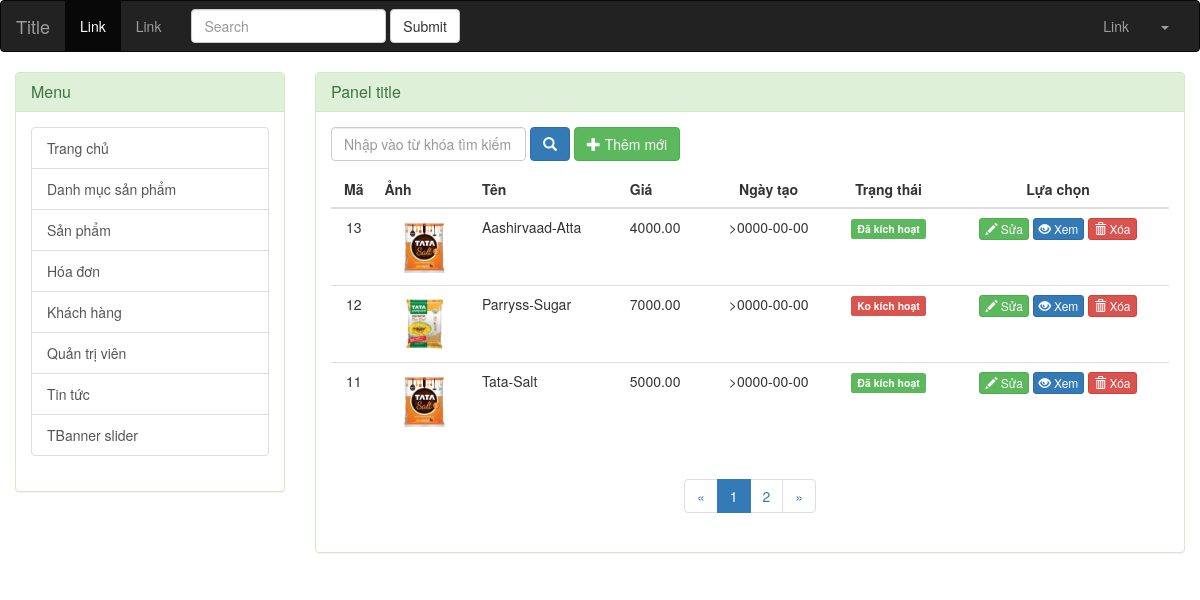
Page /admin/index.php?controller=san-pham on the earlier database version.
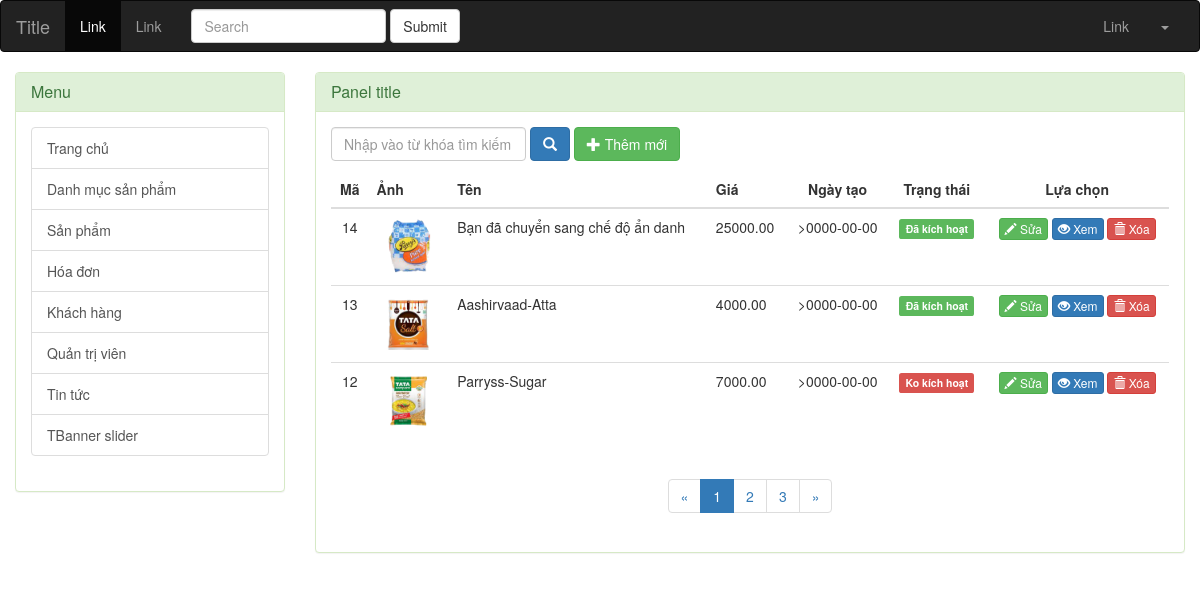
Same page on the later database version.
### tables this page shows
CREATE TABLE `san_pham` (
  `Ma_sp` int(11) NOT NULL,
  `Ten_sp` varchar(255) NOT NULL,
  `Ma_dm` int(11) NOT NULL,
  `Anh_ap` varchar(255) DEFAULT NULL,
  `Mo_ta` text,
  `Gia_sp` decimal(10,2) DEFAULT NULL,
  `Gia_km` decimal(10,2) DEFAULT NULL,
  `Ngay_tao` date DEFAULT NULL,
  `Trang_thai` smallint(1) DEFAULT '1'
);

### admin/modules/san-pham/danh-sach.php (the view, shortened to what this page needs)
<?php
$ketqua1 = mysqli_query($conn,"SELECT * FROM san_pham");
$tong_so_dong = mysqli_num_rows($ketqua1);
$so_dong_tren_trang = 3;
$so_trang = ceil($tong_so_dong/$so_dong_tren_trang);
$trang_hien_tai = !empty($_GET['trang']) ? $_GET['trang'] : 1;
$bat_dau = ($trang_hien_tai - 1) * $so_dong_tren_trang;
$ketqua = mysqli_query($conn,"SELECT * FROM san_pham Order By Ma_sp DESC LIMIT $bat_dau,$so_dong_tren_trang");
?>
<div class="producs">
	<div class="panel panel-success">
		<div class="panel-heading">
			<h3 class="panel-title">Panel title</h3>
		</div>
		<div class="panel-body">
		<form action="" method="POST" class="form-inline" role="form">
			<div class="form-group">
				<input type="text" class="form-control" name="tu_khoa" placeholder="Nhập vào từ khóa tìm kiếm">
			</div>
			<button type="submit" class="btn btn-primary"><span class="glyphicon glyphicon-search"></span></button>
			<a href="index.php?controller=san-pham&view=them-moi" class="btn btn-success">
			<span class="glyphicon glyphicon-plus"></span>
			Thêm mới</a>
		</form>
			<table class="table">
				<thead>
					<tr>
						<th style="text-align:center">Mã</th>
						<th>Ảnh</th>
						<th>Tên</th>
						<th>Giá</th>
						<th style="text-align:center">Ngày tạo</th>
						<th style="text-align:center">Trạng thái</th>
						<th style="text-align:center">Lựa chọn</th>
					</tr>
				</thead>
				<tbody>
				<?php while ($dong = mysqli_fetch_assoc($ketqua)) { ?>
					<tr>
						<td style="text-align:center">
							<?php echo $dong['Ma_sp']; ?>
						</td>
						<td style="text-align:center">
							<img src="../uploads/<?php echo $dong['Anh_ap']; ?>" width="60">
						</td>
						<td><?php echo $dong['Ten_sp']; ?></td>
						<td><?php echo $dong['Gia_sp']; ?></td>
						<td style="text-align:center">
							><?php echo $dong['Ngay_tao']; ?>
						</td>
						<td style="text-align:center">
							<?php if ($dong['Trang_thai'] == 1) { ?>
								<label class="label label-success">Đã kích hoạt</label>
							<?php }else{ ?>
								<label class="label label-danger">Ko kích hoạt</label>
						<?php } ?>
						</td>
						<td style="text-align:center">
							<a href="index.php?controller=san-pham&view=chinh-sua&Ma_sp=<?php echo $dong['Ma_sp']; ?>" class="btn btn-xs btn-success">
								<span class="glyphicon glyphicon-pencil"></span> Sửa
							</a>
							<a href="#" class="btn btn-xs btn-primary">
								<span class="glyphicon glyphicon-eye-open"></span> Xem
							</a>
							<a href="index.php?controller=san-pham&view=delete&Ma_sp=<?php echo $dong['Ma_sp']; ?>" class="btn btn-xs btn-danger">
								<span class="glyphicon glyphicon-trash"></span> Xóa
							</a>
						</td>
					</tr>
				<?php } ?>
				</tbody>
			</table>
<?php
$lui = $trang_hien_tai > 1 ? $trang_hien_tai - 1:1;
$tien = $trang_hien_tai < $so_trang ? $trang_hien_tai + 1 : $trang_hien_tai;
?>
			<div class="text-center">
				<ul class="pagination">
				<li><a href="index.php?controller=san-pham&trang=<?php echo $lui;?>">&laquo;</a></li>
				<?php for($i = 1; $i<=$so_trang;$i++) :
				$active = $trang_hien_tai == $i ? 'active' : '';
				?>
					<li class="<?php echo $active; ?>"><a href="index.php?controller=san-pham&trang=<?php echo $i ?>"><?php echo $i ?></a></li>
				<?php endfor; ?>
					<li><a href="index.php?controller=san-pham&trang=<?php echo $tien; ?>">&raquo;</a></li>
				</ul>
			</div>
		</div>
	</div>
</div>

### admin/index.php (shortened to what this page needs)
<!DOCTYPE html>
<html lang="">
	<head>
		<link rel="stylesheet" href="https://maxcdn.bootstrapcdn.com/bootstrap/3.3.6/css/bootstrap.min.css">
	</head>
	<body>
		<nav class="navbar navbar-inverse" role="navigation">
			<div class="container-fluid">
				<div class="navbar-header">
					<a class="navbar-brand" href="#">Title</a>
				</div>
				<div class="collapse navbar-collapse navbar-ex1-collapse">
					<ul class="nav navbar-nav">
						<li class="active"><a href="#">Link</a></li>
						<li><a href="#">Link</a></li>
					</ul>
					<form class="navbar-form navbar-left" role="search">
						<div class="form-group">
							<input type="text" class="form-control" placeholder="Search">
						</div>
						<button type="submit" class="btn btn-default">Submit</button>
					</form>
					<ul class="nav navbar-nav navbar-right">
						<li><a href="#">Link</a></li>
						<li class="dropdown">
							<a href="#" class="dropdown-toggle" data-toggle="dropdown"><?php echo $user['Ten_dang_nhap'] ?> <b class="caret"></b></a>
						</li>
					</ul>
				</div>
			</div>
		</nav>
		<div class="container-fluid">
			<div class="row">
				<div class="col-md-3">
					<div class="panel panel-success">
						<div class="panel-heading">
							<h3 class="panel-title">Menu</h3>
						</div>
						<div class="panel-body">
							<div class="list-group">
								<a href="index.php" class="list-group-item">Trang chủ</a>
								<a href="?controller=danh-muc" class="list-group-item">Danh mục sản phẩm</a>
								<a href="?controller=san-pham" class="list-group-item">Sản phẩm</a>
								<a href="?controller=hoa-don" class="list-group-item">Hóa đơn</a>
								<a href="?controller=khach-hang" class="list-group-item">Khách hàng</a>
								<a href="?controller=quan-tri" class="list-group-item">Quản trị viên</a>
								<a href="?controller=tin-tuc" class="list-group-item">Tin tức</a>
								<a href="?controller=banner" class="list-group-item">TBanner slider</a>
							</div>
						</div>
					</div>
				</div>
				<div class="col-md-9">
					<?php
						$controller = isset($_GET['controller']) ? $_GET['controller'] : 'main';
						$view = isset($_GET['view']) ? $_GET['view'] : 'danh-sach';
						include 'modules/'.$controller.'/'.$view.'.php';
					?>
				</div>
			</div>
		</div>
	</body>
</html>

Differences in the rows shown:
no longer on this page (row unchanged): san_pham: Ma_sp "11", Anh_ap (picture), Ten_sp "Tata-Salt", Gia_sp "5000.00", Ngay_tao "0000-00-00", Trang_thai "Đã kích hoạt"
added san_pham: Ma_sp "14", Anh_ap (picture), Ten_sp "Bạn đã chuyển sang chế độ ẩn danh", Gia_sp "25000.00", Ngay_tao "0000-00-00", Trang_thai "Đã kích hoạt"
Other differences:
new list line: "3"
